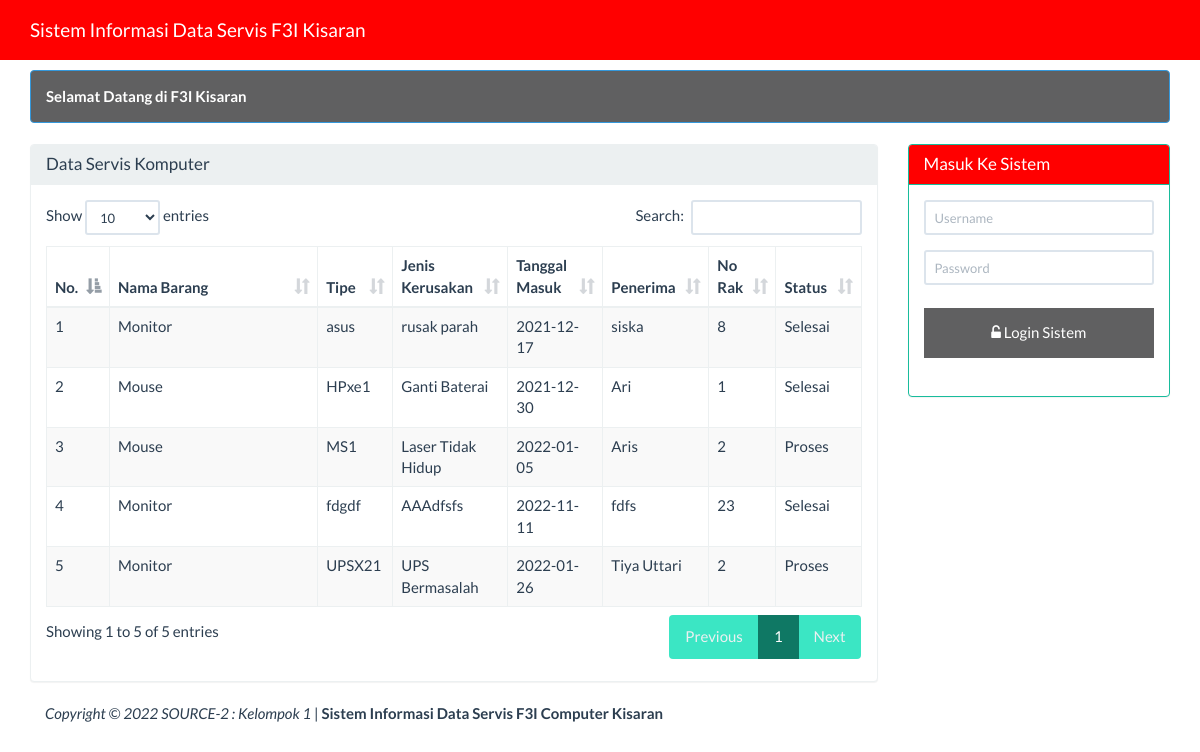
Before: / with the older database file.
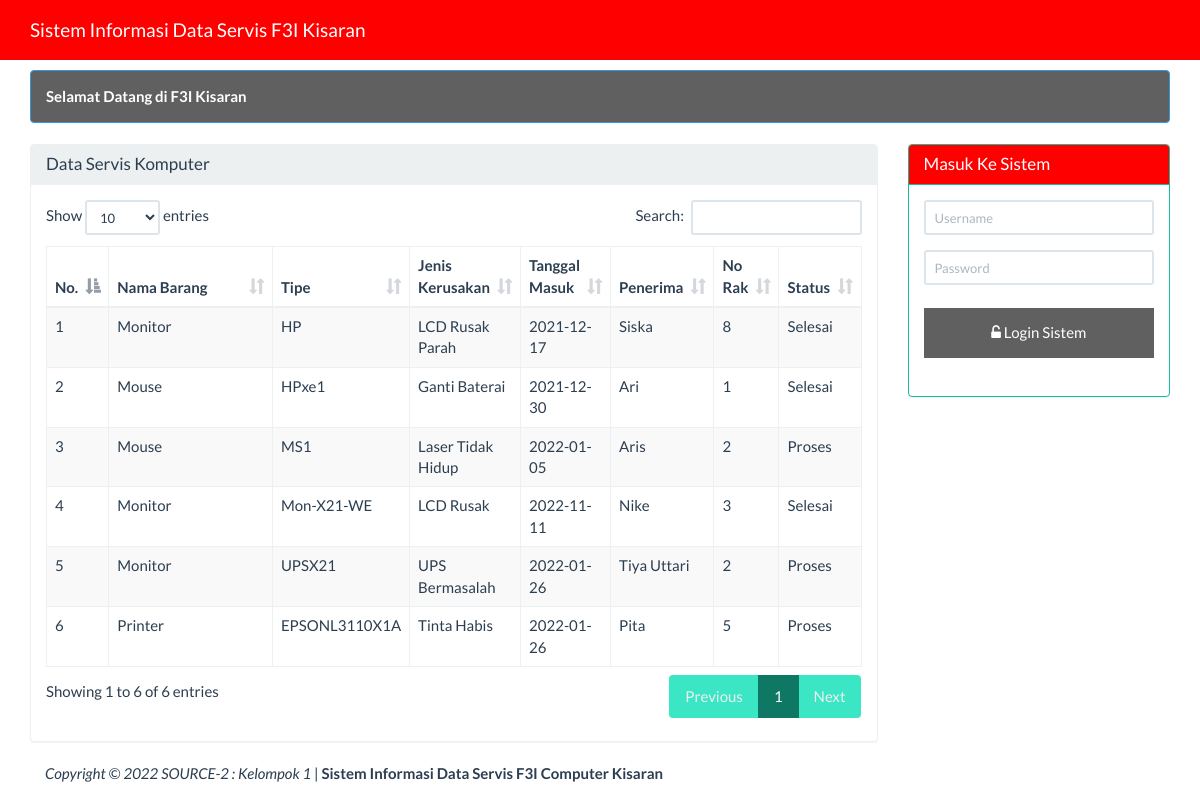
After: the same page with the newer database file.
### tables this page shows
CREATE TABLE `data_service` (
  `id` varchar(5) NOT NULL,
  `nama_barang` varchar(50) NOT NULL,
  `jenis_kerusakan` varchar(50) NOT NULL,
  `tipe` varchar(50) NOT NULL,
  `tgl_masuk` date NOT NULL,
  `penerima` varchar(50) NOT NULL,
  `no_rak` int(5) NOT NULL,
  `nama_pel` varchar(20) NOT NULL,
  `almt_pel` text NOT NULL,
  `no_hp` varchar(15) NOT NULL,
  `status` varchar(25) NOT NULL
);

### beranda.php (the view, shortened to what this page needs)
<div class="container">
    <div class="row">
        <div class ="col-xs-12">
            <div class="alert alert-info" style="background-color: #606061;">
                <strong>Selamat Datang di F3I Kisaran</strong>
            </div>
        </div>
    </div>
    <div class="row">
        <div class="col-sm-9 col-xs-12">
            <div class="panel panel-default">
                <div class="panel-heading">
                    <h3 class="panel-title">Data Servis Komputer</h3>
                </div>
                <div class="panel-body">
                     <table id="dtskripsi" class="table table-bordered table-striped table-hover">
                        <thead>
                            <tr>
                                <th>No.</th><th width="30%">Nama Barang</th><th>Tipe</th><th>Jenis Kerusakan</th><th>Tanggal Masuk</th><th>Penerima</th><th>No Rak</th><th>Status</th>
                            </tr>
                        </thead>
                        <tbody>
                            <?php
                            $sql = "SELECT * FROM data_service";
                            $query = mysqli_query($koneksi, $sql) or die("SQL Anda Salah");
                            $nomor = 0;
                            while ($data = mysqli_fetch_array($query)) {
                                $nomor++;
                                ?>
                                <tr>
                                    <td><?= $nomor ?></td>
                                    <td><?= $data['nama_barang'] ?></td>
                                    <td><?= $data['tipe'] ?></td>
                                    <td><?= $data['jenis_kerusakan'] ?></td>
                                    <td><?= $data['tgl_masuk'] ?></td>
                                    <td><?= $data['penerima'] ?></td>
                                    <td><?= $data['no_rak'] ?></td>
                                    <td><?= $data['status'] ?></td>
                                </tr>
                            <?php } ?>
                        </tbody>
                    </table>
                </div>
            </div>
        </div>
        <div class="col-sm-3 col-xs-12">
            <?php if (isset($_SESSION['username'])) { ?>
            <div class="alert alert-info">
                <strong>Welcome <?=$_SESSION['nama']?></strong>
            </div>
            <?php
           } else { ?>
            <div class="panel panel-success">
                <div class="panel-heading" style="background-color: red;">
                    <h3 class="panel-title">Masuk Ke Sistem</h3>
                </div>
                <div class="panel-body">
                    <form class="form-horizontal" action="proses_login.php" method="post">
                        <div class="form-group">
                            <div class="col-sm-12">
                                <input type="text" name="user" class="form-control input-sm"
                                   placeholder="Username" required="" autocomplete="off"/>
                            </div>
                        </div>
                        <div class="form-group">
                            <div class="col-sm-12">
                                <input type="password" name="pwd" class="form-control input-sm"
                                   placeholder="Password" required="" autocomplete="off"/>
                            </div>
                        </div>
                        <div class="form-group">
                            <div class="col-sm-12">
                                <button type="submit" name="login" value="login"
                                        style="background-color: #606061; "><span class="fa fa-unlock-alt"></span>
                                    Login Sistem
                                </button>
                            </div>
                    </form>
                </div>
            </div>
        </div>
            <?php } ?>
    </div>
</div>

### index.php (shortened to what this page needs)
<!DOCTYPE html>
<html>
    <head>
        <link href="Assets/css/bootstrap.min.css" rel="stylesheet" type="text/css"/>
        <link href="Assets/css/dataTables.bootstrap.min.css" rel="stylesheet" type="text/css"/>
        <link href="Assets/font-awesome-4.5.0/css/font-awesome.min.css" rel="stylesheet" type="text/css"/>
    </head>
    <body>
        <?php
        require 'menu.php';
        ?>
        <?php
        require 'content.php';
        ?>
        <?php
        require 'footer.php';
        ?>
    </body>
    </html>

### menu.php (shortened to what this page needs)
<nav class="navbar navbar-inverse navbar-fixed-top" style="background: red;">
    <div class="container">
        <div class="navbar-header">
             <a class="navbar-brand" href="?page=utama" >Sistem Informasi Data Servis F3I Kisaran</a>
        </div>
        <div id="navbar" class="navbar-collapse collapse">
        </div>
    </div>
</nav>

### content.php (shortened to what this page needs)
<?php
@$page=$_GET['page'];
if(empty ($page)){
    require 'beranda.php';
}

### footer.php
<div class="container">
    <div class="row">
        <div class="col-xs-12" >
            <i>Copyright &COPY; <?= date('Y')?> SOURCE-2 : Kelompok 1</i> |
            <b>Sistem Informasi Data Servis F3I Computer Kisaran</b>
        </div>
    </div>
</div>

### index.php (style rules this page uses)
body { margin-top:70px; }
button { background-color: #4CAF50; color: white; padding: 14px 20px; margin: 8px 0; border: none; cursor: pointer; width: 100%; }

Changed rows visible on the page:
changed data_service: tipe "asus" → "HP"; jenis_kerusakan "rusak parah" → "LCD Rusak Parah"; penerima "siska" → "Siska"
changed data_service: tipe "fdgdf" → "Mon-X21-WE"; jenis_kerusakan "AAAdfsfs" → "LCD Rusak"; penerima "fdfs" → "Nike"; no_rak "23" → "3"
added data_service: nama_barang "Printer", tipe "EPSONL3110X1A", jenis_kerusakan "Tinta Habis", tgl_masuk "2022-01-26", penerima "Pita", no_rak "5", status "Proses"
Other visible differences:
text written by a page script: "Show entries Search: Showing 1 to 5 of 5 entries Previous 1 Next" → "Show entries Search: Showing 1 to 6 of 6 entries Previous 1 Next"
